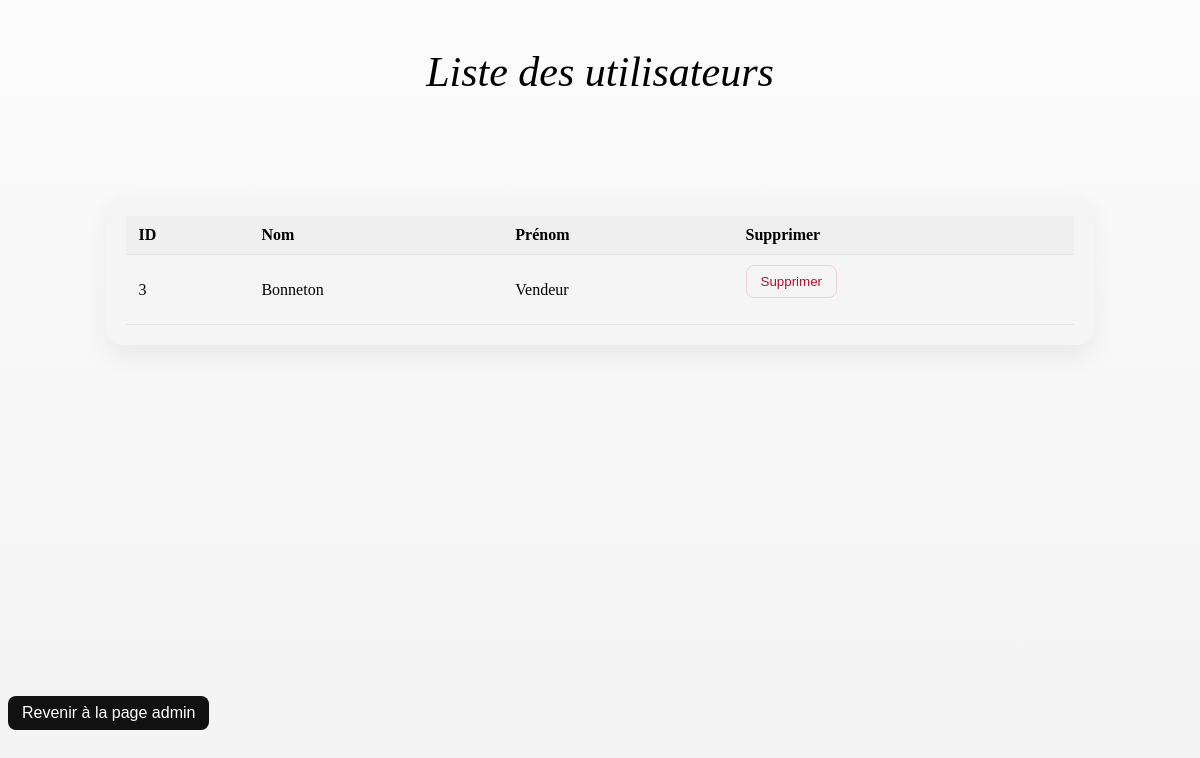
Screenshot of /public/accountmanagement.php (signed in) with the database file from the repository.
### tables this page shows
CREATE TABLE `user` (
  `id` int(11) NOT NULL,
  `titre` enum('m','mlle','mme','o') NOT NULL,
  `nom` varchar(50) NOT NULL,
  `prenom` varchar(50) NOT NULL,
  `email` varchar(50) NOT NULL,
  `motdepasse` varchar(255) NOT NULL,
  `dateden` date NOT NULL,
  `accounttype` enum('b','s','a') NOT NULL,
  `created_at` timestamp NOT NULL DEFAULT current_timestamp(),
  `updated_at` timestamp NULL DEFAULT NULL ON UPDATE current_timestamp(),
  `is_active` tinyint(1) NOT NULL DEFAULT 1,
  `email_verified_at` timestamp NULL DEFAULT NULL,
  `last_login_at` timestamp NULL DEFAULT NULL
);

### public/includes/config.php (called while the page is built, shortened)
<?php
if (!function_exists('e')) {
    function e($value)
    {
        return htmlspecialchars((string) $value, ENT_QUOTES, 'UTF-8');
    }
}

### public/accountmanagement.php (the view, shortened to what this page needs)
<?php
include 'includes/config.php';
$bdd = obtenirConnexion();
?>
<link rel="stylesheet" type="text/css" href="assets/css/accountmanagement-style.css">
<link rel="stylesheet" type="text/css" href="assets/css/admin-base.css">
<?php
if (!isset($_SESSION['accounttype'])) {
    header("Location: accueil.php");
} else {
    if ($_SESSION['accounttype'] !== 'a') {
        header("Location: accueil.php");
        exit();
    } else {
        $sql_user = "SELECT * FROM user";
        $result_users = mysqli_query($bdd, $sql_user);
?>
        <!DOCTYPE html>
        <html lang="fr">
        <head>
        </head>
        <body class="admin-surface">
            <h1 class="admin-title">Liste des utilisateurs</h1>
            <div id="main">
                <div id="content" class="admin-card">
                    <table class="admin-table">
                        <tr>
                            <th>ID</th>
                            <th>Nom</th>
                            <th>Prénom</th>
                            <th>Supprimer</th>
                        </tr>
                <?php
                while ($row_user = $result_users->fetch_assoc()) {
                    if ($row_user['accounttype'] !== 'a') {
                        echo "<tr>";
                        echo "<td>" . e($row_user['id']) . "</td>";
                        echo "<td>" . e($row_user['nom']) . "</td>";
                        echo "<td>" . e($row_user['prenom']) . "</td>";
                        echo "<td>";
                        echo "<form method='POST' action='actions/traitement-suppression.php'>";
                        echo "<button type='submit' class='admin-button admin-button-ghost'>Supprimer</button>";
                        echo "</form>";
                        echo "</td>";
                        echo "</tr>";
                    }
                }
            }
        }
                ?>
                    </table>
                </div>
            </div>
            <a class="admin-button" href="page_admin.php">Revenir à la page admin</a>
        </body>
        </html>

### public/assets/css/accountmanagement-style.css (style rules this page uses)
h1 { font-weight: thin; font-style: oblique; font-size: 48px; font-weight: 400; margin-left: 5px; text-align: center; }
#main { margin-top: 100px; text-align: center; display: flex; flex-direction: column; align-items: center; height: 500px; }
th, tr { padding: 8px; text-align: left; border-bottom: 1px solid #ddd; }
th { background-color: #f2f2f2; }
a { display: block; padding: 8px 12px; background-color: black; color: white; border-radius: 4px; text-decoration: none; }

### public/assets/css/admin-base.css (style rules this page uses)
.admin-title { font-weight: 400; font-style: oblique; font-size: 42px; text-align: center; margin: 30px 0 20px; }
.admin-card { width: 80%; margin: 0 auto 40px; background-color: #f5f5f5; border-radius: 16px; padding: 20px; box-shadow: 0 12px 24px rgba(0, 0, 0, 0.06); transition: transform 0.2s ease, box-shadow 0.2s ease; }
.admin-surface { background: linear-gradient(180deg, #fbfbfb 0%, #f3f3f3 100%); min-height: 100vh; padding-top: 10px; }
.admin-table { width: 100%; border-collapse: collapse; }
.admin-table th, .admin-table td { padding: 10px 12px; text-align: left; border-bottom: 1px solid #e3e3e3; }
.admin-table th { background-color: #efefef; font-weight: 600; }
.admin-button { display: inline-flex; align-items: center; justify-content: center; padding: 8px 14px; border-radius: 8px; border: none; background-color: #111; color: #fff; text-decoration: none; cursor: pointer; font-family: 'Playfair Display', sans-serif; transition: background-color 0.2s ease; }
.admin-button-ghost { background-color: transparent; color: #b3122c; border: 1px solid #f0d3d7; }

### rows the page displays
user: id "3", nom "Bonneton", prenom "Vendeur"
